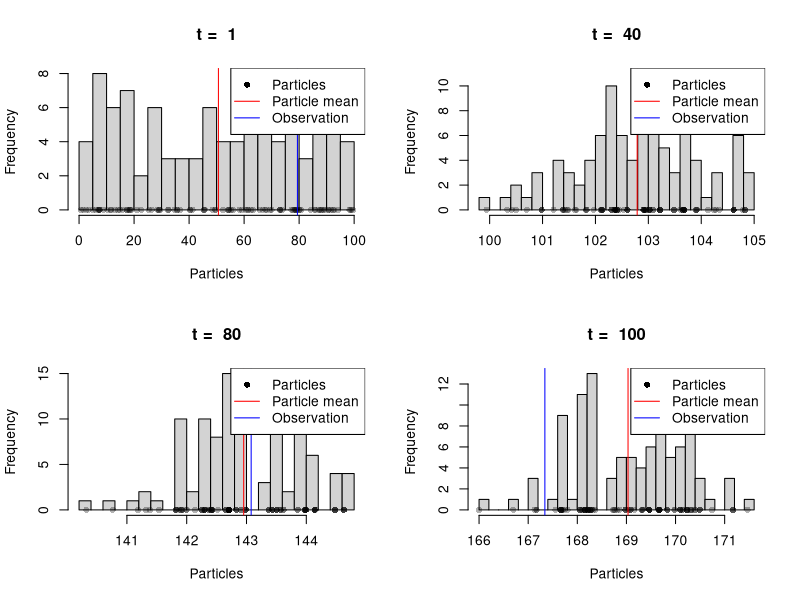
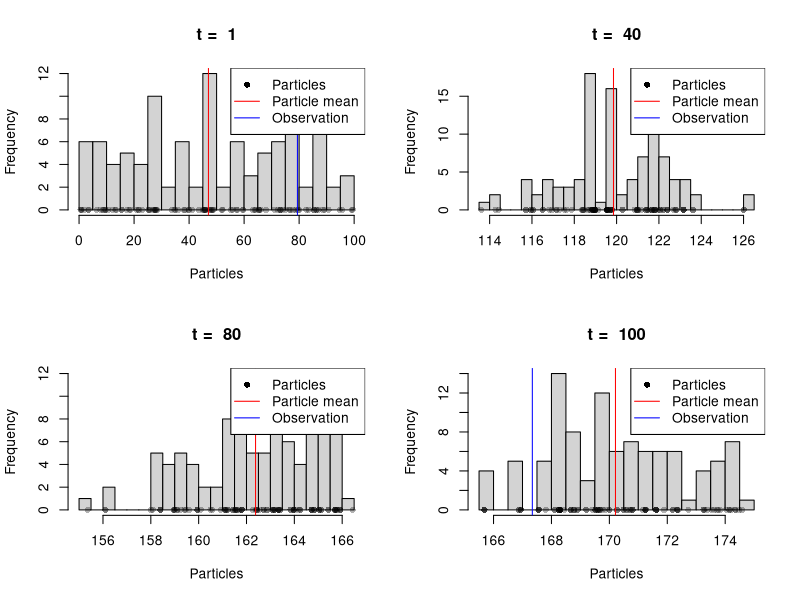
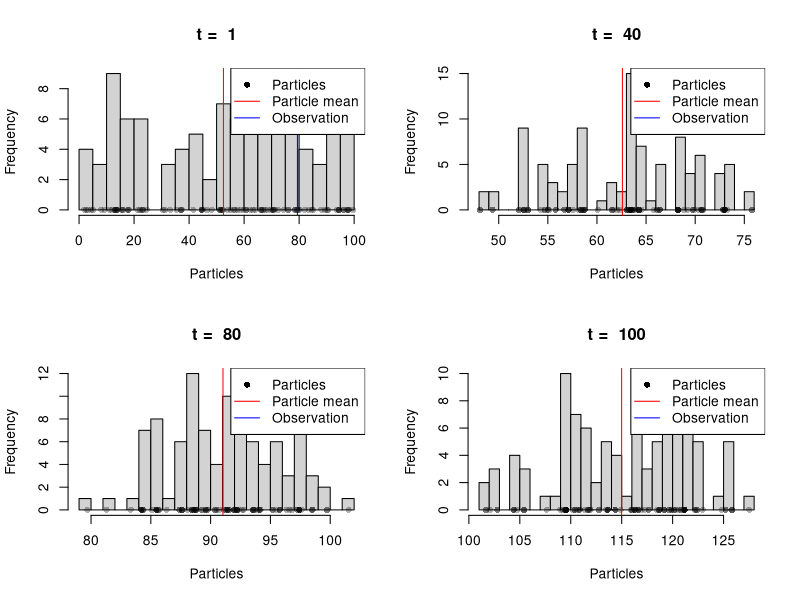
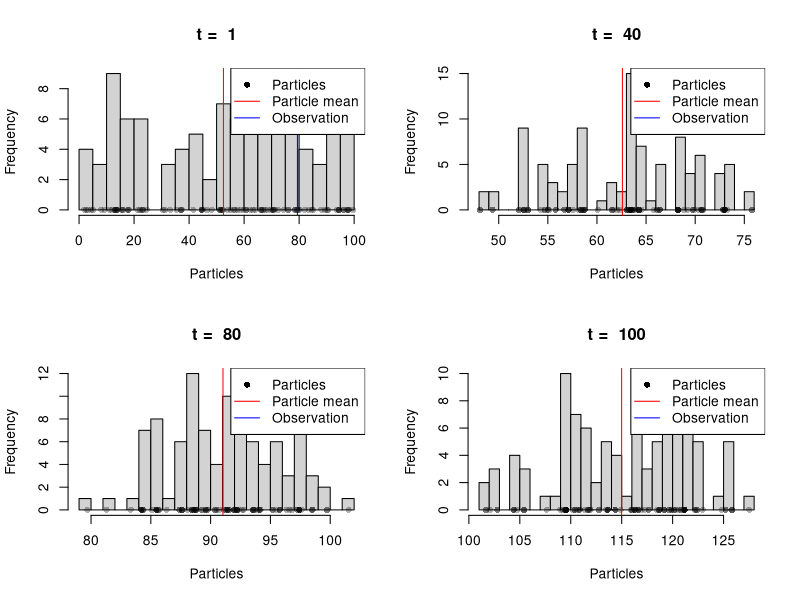

Write the R code that produced these figures, in order.
########################################
### Lab 3 - State-Space Models
### By Max Fischer
### TDDE15 - Advanced Machine Learning
### Linköpings university
########################################
############### Functions ##############

# Name: kalman
# Input:
#   T: Number of time steps
#   A: How the mean of z_t will be affected by z_(t-1)
#      Used in transition model
#   B: How much the control variable will affect
#      z_t. Used in transition model
#   C: Scale the mean (z_t) in the emission model
#   Q: Covariate matrix in the emission model
#   R: Covariate matrix in the transition model
#   obs: All observations
kalman <- function(T, A, B, C, Q, R, obs, u, init_var = 1) {
  my <- NULL
  sigma <- NULL
  my_unweighted <- NULL
  sigma_unweighted <- NULL
  kalman_gain <- NULL
  
  # Our best guess is that my_1 is our first observation
  my[1] <- obs[1]
  
  # We don't know what sigma_1 is, so lets just set it to
  # a random number. We chose 1
  sigma[1] <- init_var
  
  for (t in 2:T) {
    # Calculate the unweighted prediction of the mean
    my_unweighted[t] <- A[t]*my[t - 1] + B[t]*u[t]
    
    # Calculate the unweighted prediction of the covariate matrix
    sigma_unweighted[t] <- A[t]*sigma[t - 1]*t(A[t]) + R[t]
    
    # Kalman gain.
    # Used to weight between our unweighted prediction and the
    # observation
    kalman_gain[t] <- sigma_unweighted[t]*t(C[t]) * inv(C[t]*sigma_unweighted[t]*t(C[t] + Q[t]))
    
    # Calculate the weighted mean, thus our prediction of the
    # hidden state
    my[t] <- my_unweighted[t] + kalman_gain[t]*(obs[t] - C[t]*my_unweighted[t])
    
    # Calculate the weighted covariance matrix, thus our prediction
    # of the predition error
    sigma[t] <- (I - kalman_gain[t]*C[t])*sigma_unweighted[t]
  }
  
  return (list(my = my, sigma = sigma))
}

# Name: sample_emission_model
# Input:
#   z_t_1: Hidden state in previous time step
#   sd: Standard deviation of the models
#       in the mixed model
sample_transition_model <- function(z_t_1, sd = 1) {
  
  # Sample from which model in the mixed model
  # we're sampling from
  model <- sample(x = 0:2, size = 1)
  
  # Return the sample
  return (rnorm(n = 1,
                mean = z_t_1 + model,
                sd = sd))
}

# Name: sample_emission_model
# Input:
#   z_t: Hidden state in the current time step
#   sd: Standard deviation of the models
#       in the mixed model
sample_emission_model <- function(z_t, sd = 1) {
  
  # Sample from which model in the mixed model
  # we're sampling from
  model <- sample(x = -1:1, size = 1)
  
  # Return the sample
  return (rnorm(n = 1,
                mean = z_t + model,
                sd = sd))
}

density_emission_model <- function(x_t, z_t, sd = 1) {
  models <- sapply(-1:1, function(x) {
    dnorm(x = x_t,
          mean = z_t + x,
          sd = sd)
  })
  
  return (sum(models)/3)
}

# Name: sample_data
# Input:
#   T: Number of samples (time steps)
sample_data <- function(T, sd_emission = 1, sd_transition = 1) {
  
  state_variable <- NULL
  observed_variable <- NULL
  
  # Inizialize z_1
  # Defined as Uniform(0, 100)
  state_variable[1] <- runif(n = 1,
                             min = 0,
                             max = 100)
  
  # Sample first observed variable from the hidden variable
  observed_variable[1] <- sample_emission_model(z_t = state_variable[1],
                                                sd = sd_emission)
  
  # For every time step t = 1,...,T
  # Sample one hidden variable and one observed variable
  for (t in 2:T) {
    state_variable[t] <- sample_transition_model(z_t_1 = state_variable[t - 1])
    observed_variable[t] <- sample_emission_model(z_t = state_variable[t],
                                                  sd = sd_emission)
  }
  
  return(list(z = state_variable, x = observed_variable))
}

# Name: particle_filter
# Input:
#   M: Number of particles
#   obs: Observations for each time step
particle_filter <- function(M, obs, sd_emission = 1, sd_transition = 1, fix_weights = 0) {
  
  T <- length(obs)
  
  # Create matrix that will contain all
  # particles for each time step
  particles <- matrix(NA,
                      nrow = T,
                      ncol = M)
  temp_particles <- NULL
  
  # Generate initial M particles,
  # Uniform(0, 100)
  particles[1, ] <- runif(n = M,
                     min = 0,
                     max = 100)
  
  weights <- NULL
  
  for (t in 2:T) {
    for (m in 1:M) {
      temp_particles[m] <- sample_transition_model(z_t_1 = particles[t - 1, m])
      
      if (fix_weights == 0) {
        weights[m] <- density_emission_model(x_t = obs[t],
                                             z_t = temp_particles[m],
                                             sd = sd_emission)
      } else {
        weights[m] <- fix_weights
      }

    }

    particles[t, ] <- sample(x = temp_particles,
                           size = M,
                           replace = TRUE,
                           prob = weights)
  }
  
  return (particles)
}

# Name: visualize_particles
# Input:
#   particles: Particles for each time step
#   obs: Observations for each time step
#   t: Current time step
visualize_particles <- function(particles, true, t) {
  M <- dim(particles)[2]
  
  hist(x = particles[t, ], 
       breaks = 20,
       main = paste('t = ', t), 
       xlab = 'Particles')
  points(x = particles[t, ],
         y = rep(0, M),
         pch = 16,
         col = rgb(0, 0, 0, 0.3))
  abline(v = mean(particles[t, ]), col = 'red')
  abline(v = true[t], col = 'blue')
  legend('topright',
         legend = c("Particles", "Particle mean", "Observation"),
         col = c(rgb(0, 0, 0, 1), 'red', 'blue'),
         pch = c(16, NA, NA),
         lty = c(NA, 1, 1))
}

################ Setup ################

################ Task 1 ################
T <- 100
M <- 100

# Generate sample data
samples <- sample_data(T)

# Generate particles for each time step
particles <- particle_filter(M = M,
                             obs = samples$x)

# Visualization of particles, sd = 1, t = {1, 40, 80, 100}
par(mfrow = c(2, 2))
visualize_particles(particles = particles, true = samples$z, t = 1)
visualize_particles(particles = particles, true = samples$z, t = 40)
visualize_particles(particles = particles, true = samples$z, t = 80)
visualize_particles(particles = particles, true = samples$z, t = 100)

################ Task 2 ################

# Generate sample data
samples_5 <- sample_data(T,
                         sd_emission = 5)
samples_50 <- sample_data(T,
                           sd_emission = 50)

# Generate particles for each time step
particles_5 <- particle_filter(M = M,
                             obs = samples_5$x,
                             sd_emission = 5)
particles_50 <- particle_filter(M = M,
                               obs = samples_50$x,
                               sd_emission = 50)

# Visualization of particles, sd = 5, t = {1, 40, 80, 100}
par(mfrow = c(2, 2))
visualize_particles(particles = particles_5, true = samples$z, t = 1)
visualize_particles(particles = particles_5, true = samples$z, t = 40)
visualize_particles(particles = particles_5, true = samples$z, t = 80)
visualize_particles(particles = particles_5, true = samples$z, t = 100)

# Visualization of particles, sd = 50, t = {1, 40, 80, 100}
par(mfrow = c(2, 2))
visualize_particles(particles = particles_50, true = samples$z, t = 1)
visualize_particles(particles = particles_50, true = samples$z, t = 40)
visualize_particles(particles = particles_50, true = samples$z, t = 80)
visualize_particles(particles = particles_50, true = samples$z, t = 100)

################ Task 3 ################

# Generate sample data
samples_5 <- sample_data(T,
                         sd_emission = 1)

# Generate particles for each time step
particles_5 <- particle_filter(M = M,
                               obs = samples_5$x,
                               sd_emission = 1,
                               fix_weights = 1)

# Visualization of particles, sd = 1,fixed weights = 1, t = {1, 40, 80, 100}
par(mfrow = c(2, 2))
visualize_particles(particles = particles_50, true = samples$z, t = 1)
visualize_particles(particles = particles_50, true = samples$z, t = 40)
visualize_particles(particles = particles_50, true = samples$z, t = 80)
visualize_particles(particles = particles_50, true = samples$z, t = 100)